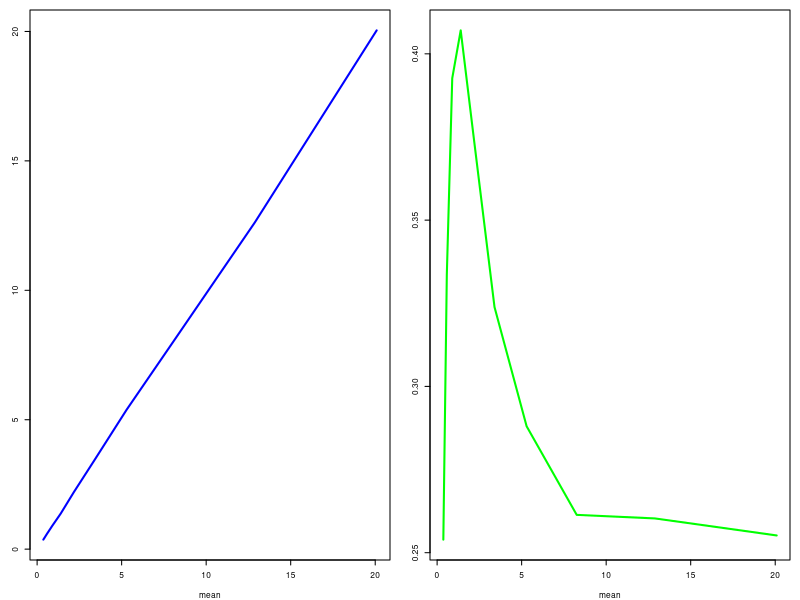
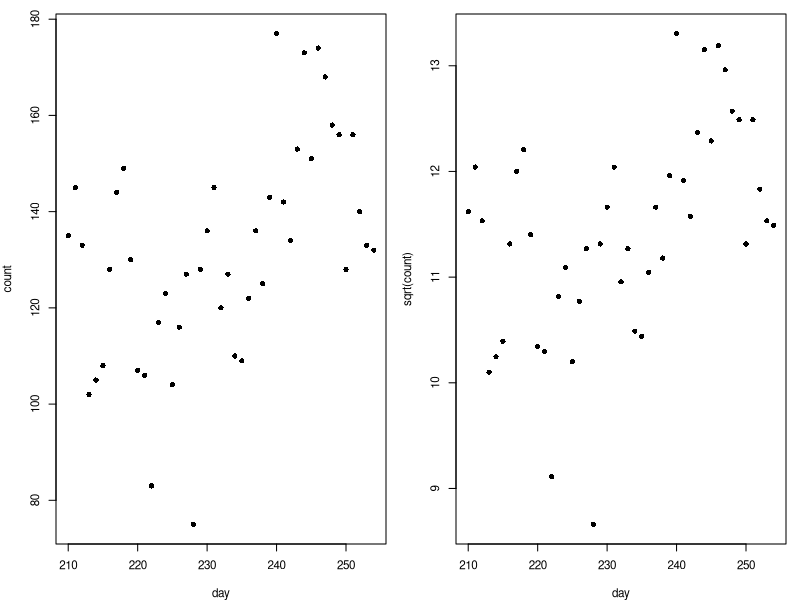
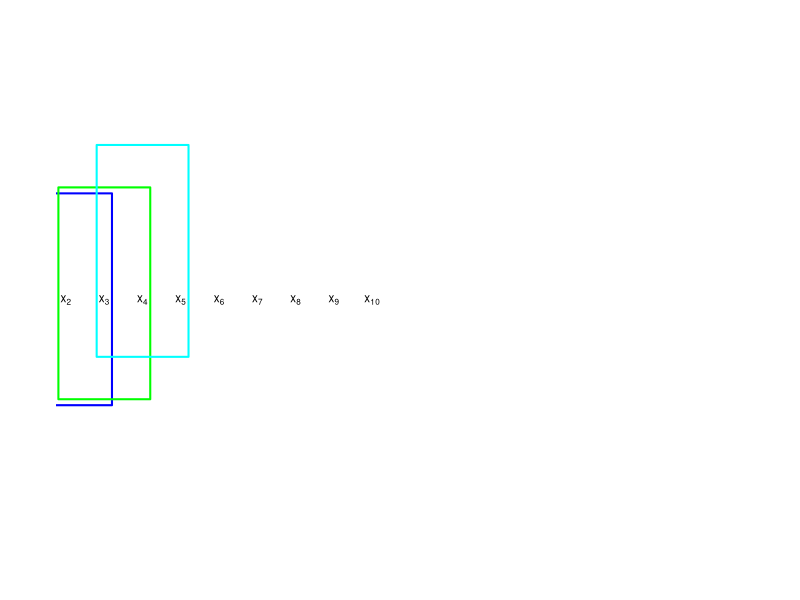

These figures' R source, in order:
## ---- chunk 1
lambda = exp(seq(-1, 3, length=10))
v1 = sapply(lambda, function(x) var(rpois(10000,x)))
v2 = sapply(lambda, function(x) var(sqrt(rpois(10000,x))))
par(mfrow=c(1,2), mar=c(4,3,1,1), cex=0.5)
plot(lambda, v1, type="l", lty=1, lwd=2, col="blue", xlab="mean")
plot(lambda, v2, type="l", lty=1, lwd=2, col="green", xlab="mean")
#box("outer")
## ---- chunk 2
df = data.frame( count = c(1042, 1409, 1325, 1189, 1229, 1277, 
427, 135, 145, 133, 102, 105, 108, 128, 144, 149, 130, 107, 106, 
83, 117, 123, 104, 116, 127, 75, 128, 136, 145, 120, 127, 110, 
109, 122, 136, 125, 143, 177, 142, 134, 153, 173, 151, 174, 168, 
158, 156, 128, 156, 140, 133, 132, 4), day = c(203, 204, 205, 
206, 207, 208, 209, 210, 211, 212, 213, 214, 215, 216, 217, 218, 
219, 220, 221, 222, 223, 224, 225, 226, 227, 228, 229, 230, 231, 
232, 233, 234, 235, 236, 237, 238, 239, 240, 241, 242, 243, 244, 
245, 246, 247, 248, 249, 250, 251, 252, 253, 254, 255))
par(mar=c(4,4,1,1), cex=0.7)
df2 = subset(df, day>209 & day<255)
plot(count~day, data=df2, pch=16)
#box("outer")
## ---- chunk 3
par(mar=c(4,4,1,1), cex=0.7)
plot(sqrt(count)~day, data=df2, pch=16)
#box("outer")
## ---- chunk 4
Xbar = mean(df2$day)
Ybar = mean(sqrt(df2$count))
SSX = sum((df2$day-Xbar)^2)
SSXY = with(df2, sum((day-Xbar)*(sqrt(count)-Ybar)))
bhat = SSXY/SSX
ahat = Ybar - bhat*Xbar
RSS = with(df2, sum((sqrt(count)- ahat - bhat*day)^2))
s2 = RSS/(nrow(df2)-2)
## ---- chunk 5
plot.new()
par(mar=rep(1,4))
plot.window(c(1,10), c(1.5,2.5))
yi = 2
for(i in 1:10) text(i, yi, bquote(x[.(i)]))
fun = function(x, col) {
  jit = 0.1*runif(1)
  rect(x-1.2, yi+jit-0.2, x+1.2, yi+jit+0.2, border=col, lwd=2)
  }
fun(2, "blue")
fun(3, "green")
fun(4, "cyan")
